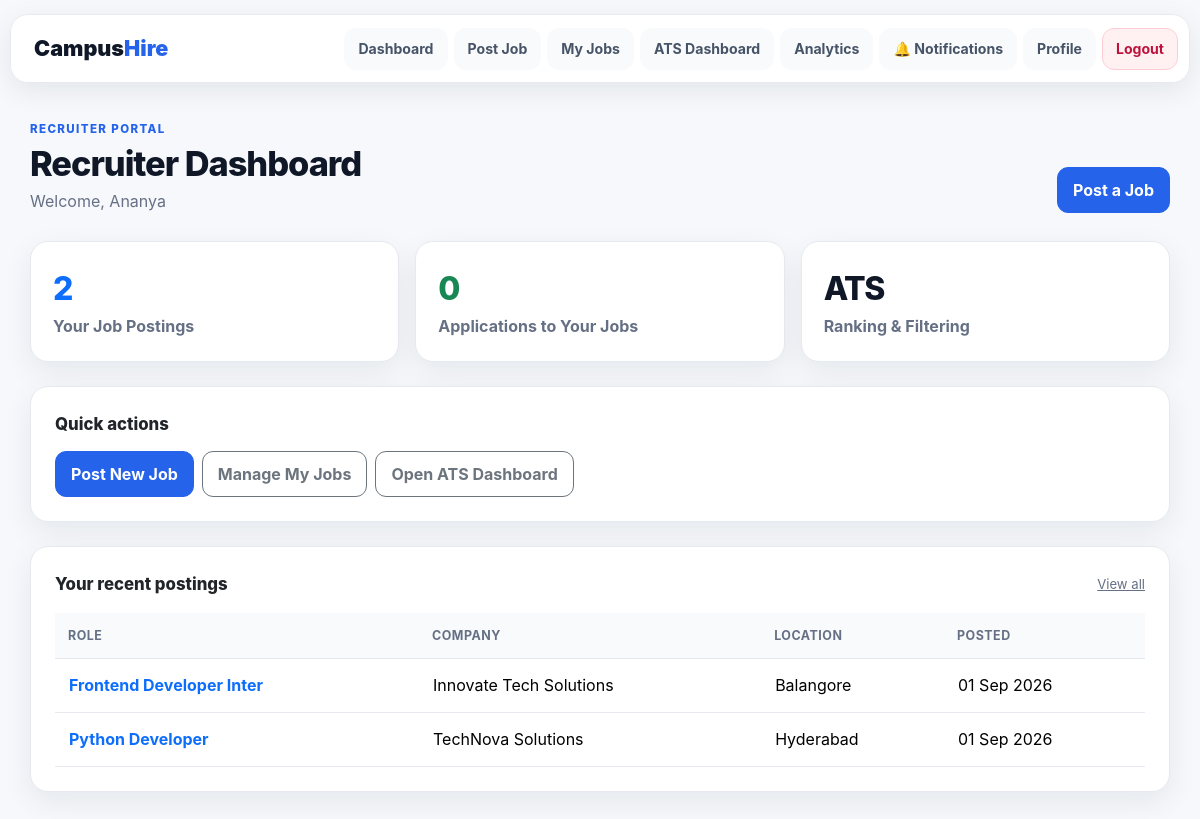
Page /recruiter/ (signed in) on the committed database.
### recruiter/models.py (models this page shows, shortened)
class Job(models.Model):
    JOB_TYPES = [
        ("Full-Time", "Full-Time"),
        ("Part-Time", "Part-Time"),
        ("Internship", "Internship"),
        ("Remote", "Remote"),
    ]
    recruiter = models.ForeignKey(
        settings.AUTH_USER_MODEL,
        on_delete=models.CASCADE,
        related_name="posted_jobs",
        null=True,
        blank=True,
    )
    title = models.CharField(max_length=200)
    company = models.CharField(max_length=200)
    location = models.CharField(max_length=100)
    salary = models.CharField(max_length=50)
    job_type = models.CharField(max_length=20, choices=JOB_TYPES)
    experience = models.CharField(max_length=50)
    skills = models.TextField()
    description = models.TextField()
    posted_date = models.DateTimeField(auto_now_add=True)

### recruiter/views.py (the view)
# urls.py: path("", views.dashboard, name="candidate_dashboard"),
@recruiter_only
def dashboard(request):
    jobs = Job.objects.filter(recruiter=request.user)
    applications = JobApplication.objects.filter(job__recruiter=request.user)
    return render(request, "recruiter/dashboard.html", {
        "total_jobs": jobs.count(),
        "active_jobs": jobs.count(),
        "closed_jobs": 0,
        "total_applications": applications.count(),
        "recent_jobs": jobs.order_by("-posted_date")[:5],
    })

### recruiter/views.py (called while the page is built)
def recruiter_only(view_func):
    @wraps(view_func)
    @login_required(login_url="/recruiter/login/")
    def wrapper(request, *args, **kwargs):
        if request.user.is_staff or request.user.groups.filter(name="Recruiters").exists():
            return view_func(request, *args, **kwargs)
        return HttpResponseForbidden("Recruiter access required.")
    return wrapper

### recruiter/templates/recruiter/dashboard.html (shortened to what this page needs)
{% extends 'recruiter/base.html' %}
{% block page_title %}Recruiter Dashboard{% endblock %}
{% block content %}
<div class="row g-3 mb-4">
    <div class="col-md-4"><div class="stat-card"><div class="stat-value text-primary">{{ total_jobs }}</div><div class="stat-label">Your Job Postings</div></div></div>
    <div class="col-md-4"><div class="stat-card"><div class="stat-value text-success">{{ total_applications }}</div><div class="stat-label">Applications to Your Jobs</div></div></div>
    <div class="col-md-4"><div class="stat-card"><div class="stat-value">ATS</div><div class="stat-label">Ranking & Filtering</div></div></div>
</div>
<div class="card p-4 mb-4"><div class="section-title">Quick actions</div><div class="d-flex flex-wrap gap-2"><a href="{% url 'post_job' %}" class="btn btn-primary">Post New Job</a><a href="{% url 'view_jobs' %}" class="btn btn-outline-secondary">Manage My Jobs</a><a href="{% url 'priority_ranking' %}" class="btn btn-outline-secondary">Open ATS Dashboard</a></div></div>
<div class="card p-4"><div class="d-flex justify-content-between align-items-center mb-3"><div class="section-title mb-0">Your recent postings</div><a href="{% url 'view_jobs' %}" class="small-muted">View all</a></div>
{% if recent_jobs %}<div class="table-responsive"><table class="table"><thead><tr><th>Role</th><th>Company</th><th>Location</th><th>Posted</th></tr></thead><tbody>{% for job in recent_jobs %}<tr><td><a href="{% url 'job_details' job.id %}" class="fw-bold text-decoration-none">{{ job.title }}</a></td><td>{{ job.company }}</td><td>{{ job.location }}</td><td>{{ job.posted_date|date:"d M Y" }}</td></tr>{% endfor %}</tbody></table></div>{% else %}<div class="empty-state">No jobs posted yet. Create your first job posting.</div>{% endif %}
</div>
{% endblock %}

### recruiter/templates/recruiter/base.html (shortened to what this page needs)
{% load static %}
<!DOCTYPE html>
<html lang="en">
<head>
    <link href="https://cdn.jsdelivr.net/npm/bootstrap@5.3.3/dist/css/bootstrap.min.css" rel="stylesheet">
    <link rel="stylesheet" href="{% static 'style.css' %}">
</head>
<body>
<nav class="portal-nav">
    <a class="brand" href="{% url 'dashboard' %}">Campus<span>Hire</span></a>
    <div class="nav-pills">
        <a href="{% url 'dashboard' %}">Dashboard</a>
        <a href="{% url 'post_job' %}">Post Job</a>
        <a href="{% url 'view_jobs' %}">My Jobs</a>
        <a href="{% url 'priority_ranking' %}">ATS Dashboard</a>
        <a href="{% url 'recruiter_analytics' %}">Analytics</a>
        <a href="{% url 'recruiter_notifications' %}" aria-label="Recruiter notifications">🔔 Notifications</a>
        <a href="{% url 'profile' %}">Profile</a>
        <a class="nav-logout" href="{% url 'recruiter_logout' %}">Logout</a>
    </div>
</nav>
<main class="portal-main">
    <div class="page-heading">
        <div><div class="eyebrow">RECRUITER PORTAL</div><h1>{% block page_title %}Dashboard{% endblock %}</h1><p>Welcome, {{ request.user.first_name|default:request.user.username }}</p></div>
        <a class="btn btn-primary" href="{% url 'post_job' %}">Post a Job</a>
    </div>
    {% block content %}{% endblock %}
</main>
</body>
</html>

### static/style.css (style rules this page uses)
:root { --ink:#101828;--muted:#667085;--line:#e4e7ec;--page:#f6f8fb;--panel:#fff;--primary:#2563eb;--primary-dark:#1d4ed8;--green:#0f9f6e;--red:#dc3545;--amber:#d97706;--shadow:0 10px 30px rgba(16,24,40,.07) }
* { box-sizing:border-box }
body { margin:0;background:var(--page);color:var(--ink);font-family:Inter,-apple-system,BlinkMacSystemFont,"Segoe UI",sans-serif;line-height:1.55 }
.portal-nav { position:sticky;top:14px;z-index:50;max-width:1180px;margin:14px auto 0;padding:10px 12px;display:flex;align-items:center;justify-content:space-between;gap:18px;background:rgba(255,255,255,.94);border:1px solid var(--line);border-radius:18px;box-shadow:0 8px 28px rgba(16,24,40,.08);backdrop-filter:blur(12px) }
.brand { font-weight:900;font-size:1.35rem;text-decoration:none;color:var(--ink);padding:8px 12px }
.brand span { color:var(--primary) }
.nav-pills { display:flex;align-items:center;gap:6px;flex-wrap:wrap }
.nav-pills a { color:#475467;text-decoration:none;font-size:.88rem;font-weight:650;padding:9px 13px;border-radius:12px;transition:.2s }
.nav-pills .nav-logout { background:#fff1f2;color:#be123c }
.portal-main { max-width:1180px;margin:0 auto;padding:38px 20px 60px }
.page-heading { display:flex;justify-content:space-between;align-items:end;gap:20px;margin-bottom:28px }
.page-heading h1 { font-size:2.15rem;margin:4px 0 4px;font-weight:850;letter-spacing:-.03em }
.page-heading p { margin:0;color:var(--muted) }
.eyebrow { font-size:.72rem;font-weight:800;letter-spacing:.12em;color:var(--primary) }
.card,.portal-card { background:var(--panel);border:1px solid var(--line);border-radius:18px;box-shadow:var(--shadow) }
.btn { border-radius:11px;padding:10px 15px;font-weight:700 }
.btn-primary { background:var(--primary);border-color:var(--primary) }
.table { margin:0 }
.table th { font-size:.78rem;text-transform:uppercase;letter-spacing:.04em;color:#667085;background:#f8fafc;border-bottom:1px solid var(--line);padding:13px }
.table td { padding:14px;border-color:var(--line);vertical-align:middle }
.stat-card { background:#fff;border:1px solid var(--line);border-radius:18px;padding:22px;box-shadow:var(--shadow) }
.stat-card .stat-value { font-size:2rem;font-weight:850;letter-spacing:-.04em }
.stat-card .stat-label { color:var(--muted);font-weight:650 }
.section-title { font-size:1.05rem;font-weight:850;margin-bottom:14px }
.small-muted { font-size:.82rem;color:var(--muted) }
:root { --ink:#101828;--muted:#667085;--line:#e6eaf0;--primary:#2563eb;--primary-dark:#1d4ed8;--soft:#f5f8ff;--violet:#6d5dfc }
html { scroll-behavior:smooth }
.portal-nav { padding:9px 11px }
.nav-pills a { border:1px solid transparent;background:#f8fafc }
.nav-pills .nav-logout { border-color:#fecdd3 }
.card { overflow:hidden }

### rows in the picture
Job: title "Frontend Developer Inter", company "Innovate Tech Solutions", location "Balangore", posted_date "01 Sep 2026"
Job: title "Python Developer", company "TechNova Solutions", location "Hyderabad", posted_date "01 Sep 2026"

### other values in the picture
{{ request.user.first_name|default:request.user.username }} "Ananya"
{{ total_jobs }} "2"
{{ total_applications }} "0"
